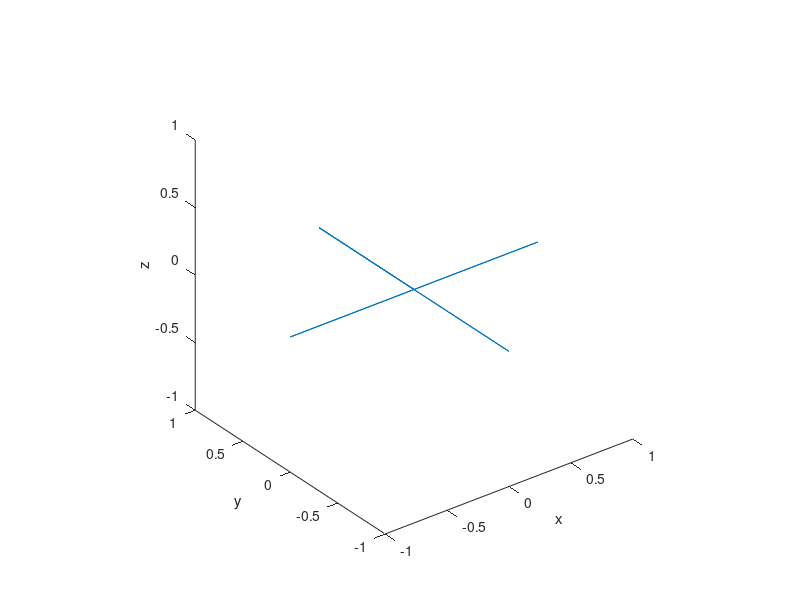

Recreate this plot in MATLAB. (Note: this script raises an error after producing the figure.)
clear;clc;close all;
warning('off','all')

points = [0 0 0;
    1 0 0;
    -1 0 0;
    0 0 0;
    0 1 0;
    0 -1 0;
    0 1 0];
% points = [1 0 0;-1 0 0];

plot3(points(:,1),points(:,2),points(:,3))
axis equal
xlabel('x')
ylabel('y')
zlabel('z')

eu = [0 0 0;
    0 0 0;
    0 0 pi;
    0 0 0;
    0 0 pi/2;
    0 0 -pi/2;
    0 0 pi/2];
% eu = [0 0 0; 0 0 pi];

TR = widthPath(points,.5,eu);
figure;
trimesh(TR,'FaceColor','r','EdgeColor','k')
axis equal
xlabel('x')
ylabel('y')
zlabel('z')

A = pathArea(TR,eu);